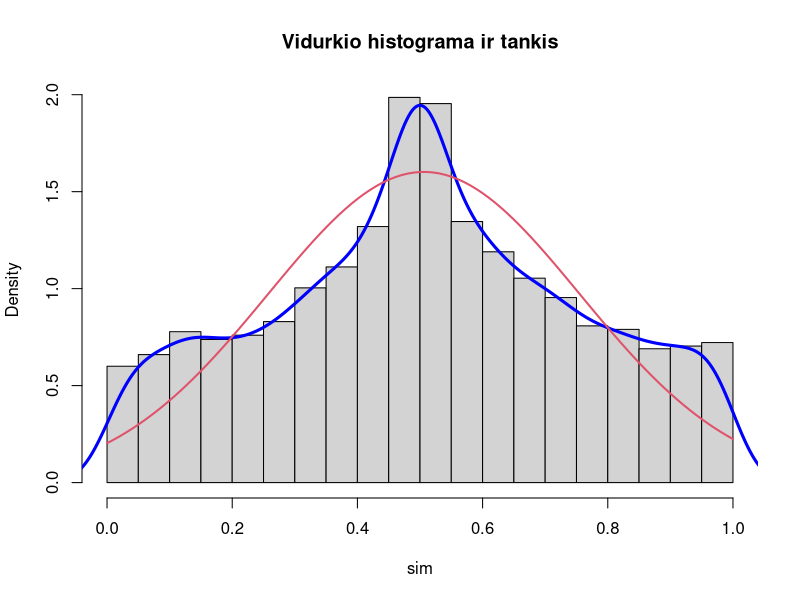
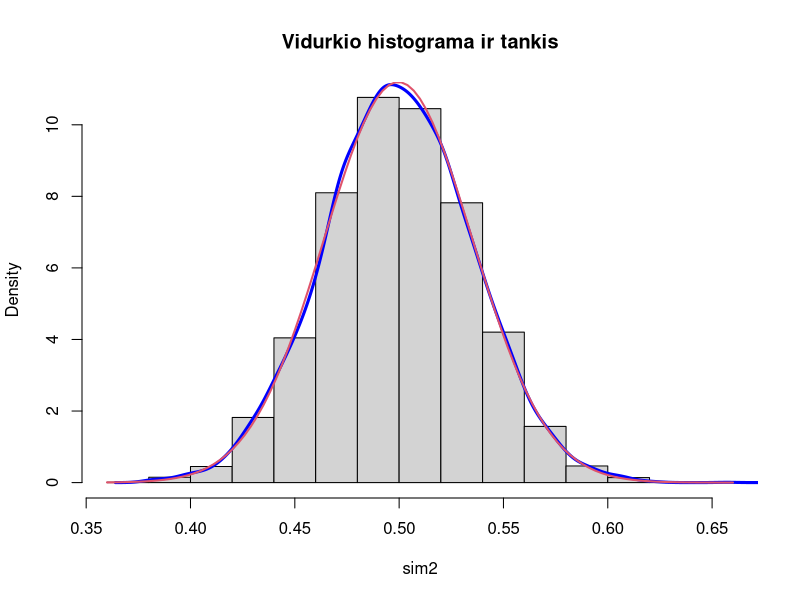

Write the R code that produced these figures, in order.
## ---- chunk 1
# funkcija, generuojanti atsitiktinius dydžius, turinčius Beta skirstinį:
genbeta <- function(n)
   aa = replicate(10000, mean(rbeta(n, 0.5, 0.5)))

x = seq(-2, 2, by=0.01)

# palyginimui sugeneruojame, kai n=2:
sim = genbeta(2)
# išbrėžiame histogramą, tankio funkciją ir palyginame su teoriniu tankiu:
hist(sim, probability = TRUE, main = "Vidurkio histograma ir tankis")
lines(density(sim), lwd="3", col="blue")
curve(dnorm(x, mean=mean(sim), sd=sd(sim)), lwd=2, col=2, add=TRUE)

# dabar sugeneruojame, kai n=100:
sim2 = genbeta(100)
# išbrėžiame histogramą, tankio funkciją ir palyginame su teoriniu tankiu:
hist(sim2, probability = TRUE, main = "Vidurkio histograma ir tankis")
lines(density(sim2), lwd="3", col="blue")
curve(dnorm(x, mean=mean(sim2), sd=sd(sim2)), lwd=2, col=2, add=TRUE)
